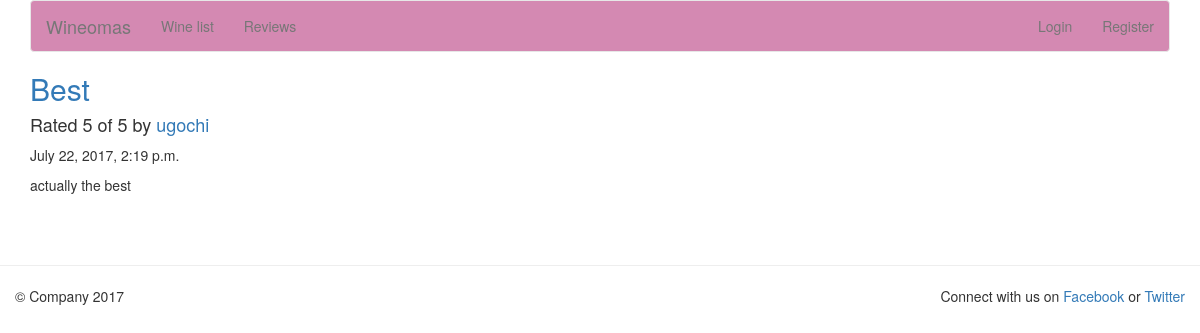
/reviews/review/2/, run on the app's committed database.
### reviews/models.py (models this page shows, shortened)
class Review(models.Model):
    RATING_CHOICES = (
        (1, '1'),
        (2, '2'),
        (3, '3'),
        (4, '4'),
        (5, '5'),
    )
    wine = models.ForeignKey(Wine)
    pub_date = models.DateTimeField('date published')
    user_name = models.CharField(max_length=100)
    comment = models.CharField(max_length=200)
    rating = models.IntegerField(choices=RATING_CHOICES)

class Wine(models.Model):
    name = models.CharField(max_length=200)

### reviews/views.py (the view)
# urls.py: url(r'^review/(?P<review_id>[0-9]+)/$', views.review_detail, name='review_detail'),
def review_detail(request, review_id):
    review = get_object_or_404(Review, pk=review_id)
    return render(request, 'reviews/review_detail.html', {'review': review})

### reviews/templates/reviews/review_detail.html
{% extends 'base.html' %}
{% block title %}
<h2><a href="{% url 'reviews:wine_detail' review.wine.id %}">{{ review.wine.name }}</a></h2>
{% endblock %}
{% block content %}
<h4>Rated {{ review.rating }} of 5 by <a href="{% url 'reviews:user_review_list' review.user_name %}" >{{ review.user_name }}</a></h4>
<p>{{ review.pub_date }}</p>
<p>{{ review.comment }}</p>
{% endblock %}

### data on the page
Review: wine.name "Best", rating "5", user_name "ugochi", pub_date "July 22, 2017, 2:19 p.m.", comment "actually the best"
